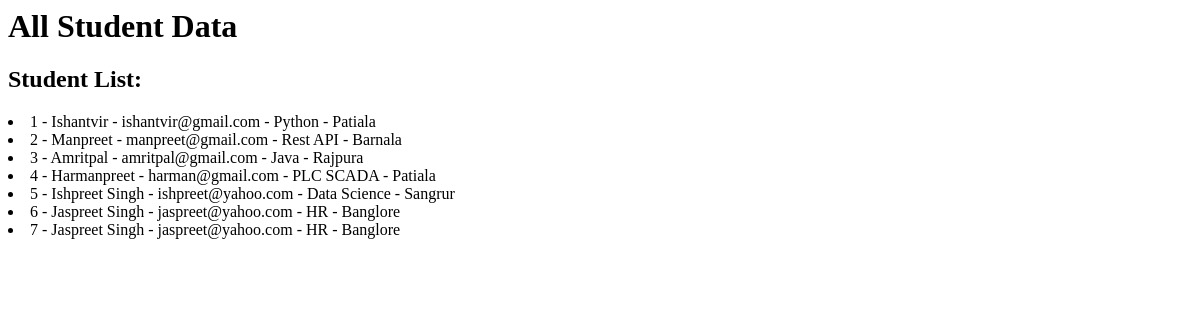
/all/, run on an earlier commit of the app's database.
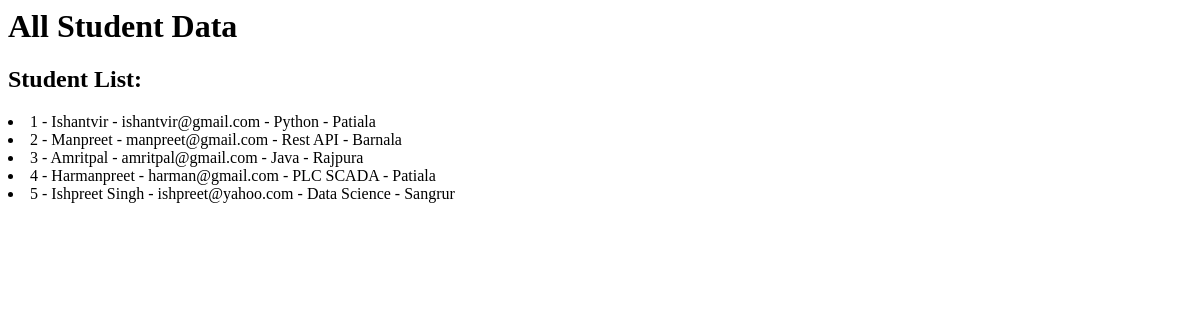
And on a later commit of the database.
### students/models.py (models this page shows)
class Student(models.Model):
    id  = models.AutoField(primary_key=True)
    name = models.CharField(max_length=100)
    email = models.EmailField()
    age =  models.IntegerField()
    course = models.CharField(max_length=100)
    address = models.TextField(null=True, blank=True)
    marks = models.IntegerField()
    city = models.CharField(max_length=100)

### students/views.py (the view)
# urls.py: path('all/', all_data, name='all_data'),
def all_data(request):
    all_students = Student.objects.all()
    return render(request, 'student/all.html', {'students': all_students})

### students/templates/student/all.html
{% block start%}
<h1> All Student Data </h1>
{% if students %}
   <h2> Student List: </h2>
    {% for student in students%}
        <li>{{student.id}} - {{student.name}} - {{student.email}} - {{student.course}} - {{student.city}}</li>
    {% endfor %}
{% else %}
<h2> No Data </h2>
{% endif %}
{% endblock start%}

What changed in the data, as far as the page shows it:
removed Student: id "6", name "Jaspreet Singh", email "jaspreet@yahoo.com", course "HR", city "Banglore"
removed Student: id "7", name "Jaspreet Singh", email "jaspreet@yahoo.com", course "HR", city "Banglore"
